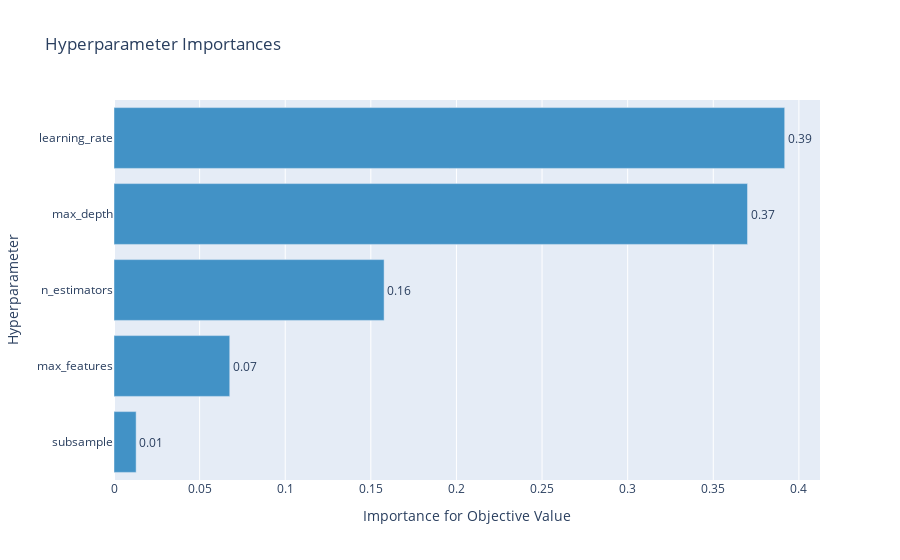

Notebook code for this chart:
### Code cell
from optuna.visualization import plot_param_importances
fig_pi = plot_param_importances(study)
plotly_config = {"staticPlot": True}
fig_pi.write_image(r'E:\page ds\pages\Optymalizatory_hiperparametrow\foto\4_OptunaParamImport.png' , format="png", engine = "orca")
#fig_pi.write_html(r'E:\page ds\pages\Optymalizatory_hiperparametrow\foto\4_OptunaParamImport.html')
fig_pi.show(config = plotly_config)

### Figure 1 — Plotly figure (JSON) as saved in the notebook; plotly's stock layout.template omitted (floating-point values rounded to 4 significant figures)
{"data": [{"cliponaxis": false, "hovertemplate": ["subsample (FloatDistribution): 0.012927645952581472<extra></extra>", "max_features (CategoricalDistribution): 0.06760817429642649<extra></extra>", "n_estimators (IntDistribution): 0.15774712184283454<extra></extra>", "max_depth (IntDistribution): 0.37000429388914335<extra></extra>", "learning_rate (FloatDistribution): 0.39171276401901417<extra></extra>"], "marker": {"color": "rgb(66,146,198)"}, "orientation": "h", "text": ["0.01", "0.07", "0.16", "0.37", "0.39"], "textposition": "outside", "type": "bar", "x": [0.01293, 0.06761, 0.1577, 0.37, 0.3917], "y": ["subsample", "max_features", "n_estimators", "max_depth", "learning_rate"]}], "layout": {"autosize": true, "showlegend": false, "title": {"text": "Hyperparameter Importances"}, "xaxis": {"autorange": true, "range": [0, 0.4123], "title": {"text": "Importance for Objective Value"}, "type": "linear"}, "yaxis": {"autorange": true, "range": [-0.5, 4.5], "title": {"text": "Hyperparameter"}, "type": "category"}}}
